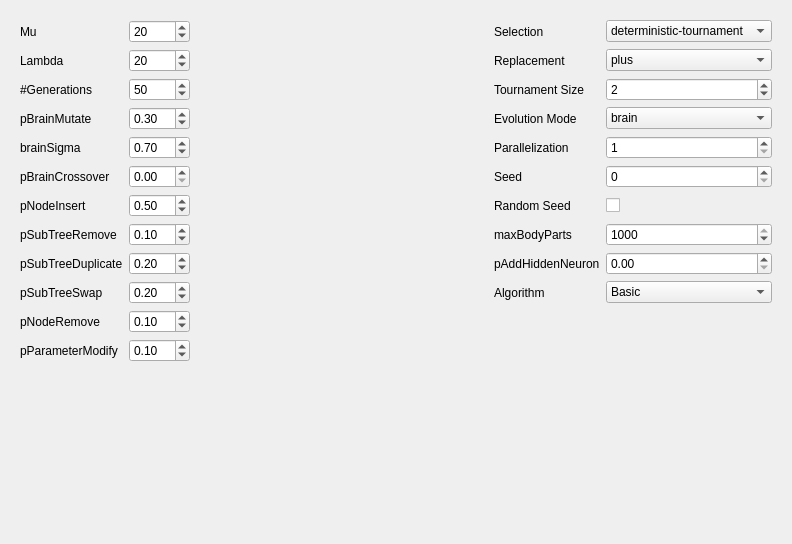
<?xml version="1.0" encoding="UTF-8"?>
<ui version="4.0">
 <class>EvolutionConfigForm</class>
 <widget class="QWidget" name="EvolutionConfigForm">
  <property name="geometry">
   <rect>
    <x>0</x>
    <y>0</y>
    <width>792</width>
    <height>544</height>
   </rect>
  </property>
  <property name="windowTitle">
   <string>Form</string>
  </property>
  <layout class="QGridLayout" name="gridLayout">
   <item row="0" column="0">
    <widget class="QWidget" name="widget" native="true">
     <layout class="QGridLayout" name="gridLayout_3">
      <item row="3" column="6">
       <widget class="QComboBox" name="combo_evolutionmode">
        <property name="currentText">
         <string>brain</string>
        </property>
        <item>
         <property name="text">
          <string>brain</string>
         </property>
        </item>
        <item>
         <property name="text">
          <string>full</string>
         </property>
        </item>
       </widget>
      </item>
      <item row="11" column="3">
       <widget class="QDoubleSpinBox" name="dspin_pnoderemove">
        <property name="maximum">
         <double>1.000000000000000</double>
        </property>
        <property name="singleStep">
         <double>0.010000000000000</double>
        </property>
        <property name="value">
         <double>0.100000000000000</double>
        </property>
       </widget>
      </item>
      <item row="0" column="6">
       <widget class="QComboBox" name="combo_selection">
        <item>
         <property name="text">
          <string>deterministic-tournament</string>
         </property>
        </item>
       </widget>
      </item>
      <item row="3" column="5">
       <widget class="QLabel" name="label_40">
        <property name="toolTip">
         <string>&lt;html&gt;&lt;head/&gt;&lt;body&gt;&lt;p&gt;Specify whether you want to do co-evolution or evolve only the brain&lt;/p&gt;&lt;/body&gt;&lt;/html&gt;</string>
        </property>
        <property name="text">
         <string>Evolution Mode</string>
        </property>
       </widget>
      </item>
      <item row="0" column="0">
       <widget class="QLabel" name="label">
        <property name="toolTip">
         <string>&lt;html&gt;&lt;head/&gt;&lt;body&gt;&lt;table border=&quot;0&quot; style=&quot; margin-top:0px; margin-bottom:0px; margin-left:0px; margin-right:0px;&quot; cellspacing=&quot;2&quot; cellpadding=&quot;0&quot;&gt;&lt;tr&gt;&lt;td/&gt;&lt;td&gt;&lt;p&gt;Specify the parameters for (μ+/,λ) evolution strategy. mu (μ) = number of parents.&lt;/p&gt;&lt;/td&gt;&lt;/tr&gt;&lt;/table&gt;&lt;/body&gt;&lt;/html&gt;</string>
        </property>
        <property name="text">
         <string>Mu</string>
        </property>
       </widget>
      </item>
      <item row="10" column="3">
       <widget class="QDoubleSpinBox" name="dspin_psubtreeswap">
        <property name="maximum">
         <double>1.000000000000000</double>
        </property>
        <property name="singleStep">
         <double>0.010000000000000</double>
        </property>
        <property name="value">
         <double>0.200000000000000</double>
        </property>
       </widget>
      </item>
      <item row="1" column="6">
       <widget class="QComboBox" name="combo_replacement">
        <item>
         <property name="text">
          <string>plus</string>
         </property>
        </item>
        <item>
         <property name="text">
          <string>comma</string>
         </property>
        </item>
       </widget>
      </item>
      <item row="2" column="0">
       <widget class="QLabel" name="label_3">
        <property name="toolTip">
         <string>&lt;html&gt;&lt;head/&gt;&lt;body&gt;&lt;p&gt;Number of generations to be evaluated&lt;/p&gt;&lt;/body&gt;&lt;/html&gt;</string>
        </property>
        <property name="text">
         <string>#Generations</string>
        </property>
       </widget>
      </item>
      <item row="4" column="0">
       <widget class="QLabel" name="label_5">
        <property name="text">
         <string>brainSigma</string>
        </property>
       </widget>
      </item>
      <item row="6" column="6">
       <widget class="QSpinBox" name="spin_seed">
        <property name="suffix">
         <string/>
        </property>
        <property name="maximum">
         <number>10000000</number>
        </property>
       </widget>
      </item>
      <item row="7" column="5">
       <widget class="QLabel" name="label_18">
        <property name="text">
         <string>Random Seed</string>
        </property>
       </widget>
      </item>
      <item row="10" column="0">
       <widget class="QLabel" name="label_10">
        <property name="text">
         <string>pSubTreeSwap</string>
        </property>
       </widget>
      </item>
      <item row="6" column="3">
       <widget class="QDoubleSpinBox" name="dspin_pbraincrossover">
        <property name="maximum">
         <double>1.000000000000000</double>
        </property>
        <property name="singleStep">
         <double>0.010000000000000</double>
        </property>
        <property name="value">
         <double>0.000000000000000</double>
        </property>
       </widget>
      </item>
      <item row="0" column="3">
       <widget class="QSpinBox" name="spin_mu">
        <property name="minimum">
         <number>1</number>
        </property>
        <property name="value">
         <number>20</number>
        </property>
       </widget>
      </item>
      <item row="1" column="3">
       <widget class="QSpinBox" name="spin_lambda">
        <property name="minimum">
         <number>1</number>
        </property>
        <property name="value">
         <number>20</number>
        </property>
       </widget>
      </item>
      <item row="8" column="6">
       <widget class="QSpinBox" name="spin_maxbodyparts">
        <property name="suffix">
         <string/>
        </property>
        <property name="maximum">
         <number>1000</number>
        </property>
        <property name="value">
         <number>1000</number>
        </property>
       </widget>
      </item>
      <item row="8" column="5">
       <widget class="QLabel" name="label_69">
        <property name="text">
         <string>maxBodyParts</string>
        </property>
       </widget>
      </item>
      <item row="9" column="6">
       <widget class="QDoubleSpinBox" name="dspin_paddhiddenneuron">
        <property name="maximum">
         <double>1.000000000000000</double>
        </property>
        <property name="singleStep">
         <double>0.010000000000000</double>
        </property>
       </widget>
      </item>
      <item row="10" column="6">
       <widget class="QComboBox" name="combo_evolutionaryalgorithm">
        <property name="currentText">
         <string>Basic</string>
        </property>
        <item>
         <property name="text">
          <string>Basic</string>
         </property>
        </item>
        <item>
         <property name="text">
          <string>HyperNEAT</string>
         </property>
        </item>
       </widget>
      </item>
      <item row="9" column="5">
       <widget class="QLabel" name="label_70">
        <property name="text">
         <string>pAddHiddenNeuron</string>
        </property>
       </widget>
      </item>
      <item row="10" column="5">
       <widget class="QLabel" name="label_73">
        <property name="toolTip">
         <string>&lt;html&gt;&lt;head/&gt;&lt;body&gt;&lt;p&gt;HyperNEAT can be used only with brain-only evolutions&lt;/p&gt;&lt;/body&gt;&lt;/html&gt;</string>
        </property>
        <property name="text">
         <string>Algorithm</string>
        </property>
       </widget>
      </item>
      <item row="8" column="3">
       <widget class="QDoubleSpinBox" name="dspin_psubtreeremove">
        <property name="maximum">
         <double>1.000000000000000</double>
        </property>
        <property name="singleStep">
         <double>0.010000000000000</double>
        </property>
        <property name="value">
         <double>0.100000000000000</double>
        </property>
       </widget>
      </item>
      <item row="0" column="5">
       <widget class="QLabel" name="label_13">
        <property name="text">
         <string>Selection</string>
        </property>
       </widget>
      </item>
      <item row="7" column="0">
       <widget class="QLabel" name="label_7">
        <property name="text">
         <string>pNodeInsert</string>
        </property>
       </widget>
      </item>
      <item row="8" column="0">
       <widget class="QLabel" name="label_8">
        <property name="text">
         <string>pSubTreeRemove</string>
        </property>
       </widget>
      </item>
      <item row="9" column="0">
       <widget class="QLabel" name="label_9">
        <property name="text">
         <string>pSubTreeDuplicate</string>
        </property>
       </widget>
      </item>
      <item row="1" column="0">
       <widget class="QLabel" name="label_2">
        <property name="toolTip">
         <string>Specify the parameters for (μ+/,λ) evolution strategy. lambda (λ) = number of offspring.</string>
        </property>
        <property name="text">
         <string>Lambda</string>
        </property>
       </widget>
      </item>
      <item row="4" column="3">
       <widget class="QDoubleSpinBox" name="dspin_brainsigma">
        <property name="maximum">
         <double>1.000000000000000</double>
        </property>
        <property name="singleStep">
         <double>0.010000000000000</double>
        </property>
        <property name="value">
         <double>0.700000000000000</double>
        </property>
       </widget>
      </item>
      <item row="11" column="0">
       <widget class="QLabel" name="label_11">
        <property name="text">
         <string>pNodeRemove</string>
        </property>
       </widget>
      </item>
      <item row="6" column="5">
       <widget class="QLabel" name="label_17">
        <property name="text">
         <string>Seed</string>
        </property>
       </widget>
      </item>
      <item row="4" column="6">
       <widget class="QSpinBox" name="spin_threads">
        <property name="minimum">
         <number>1</number>
        </property>
        <property name="value">
         <number>1</number>
        </property>
       </widget>
      </item>
      <item row="1" column="5">
       <widget class="QLabel" name="label_27">
        <property name="toolTip">
         <string>&lt;html&gt;&lt;head/&gt;&lt;body&gt;&lt;p&gt;Pick a replacement strategy&lt;/p&gt;&lt;/body&gt;&lt;/html&gt;</string>
        </property>
        <property name="text">
         <string>Replacement</string>
        </property>
       </widget>
      </item>
      <item row="7" column="6">
       <widget class="QCheckBox" name="check_randomseed">
        <property name="text">
         <string/>
        </property>
       </widget>
      </item>
      <item row="4" column="5">
       <widget class="QLabel" name="label_16">
        <property name="text">
         <string>Parallelization</string>
        </property>
       </widget>
      </item>
      <item row="2" column="5">
       <widget class="QLabel" name="label_28">
        <property name="toolTip">
         <string>&lt;html&gt;&lt;head/&gt;&lt;body&gt;&lt;p&gt;Pick the tournament size for deterministic tournament selection&lt;/p&gt;&lt;/body&gt;&lt;/html&gt;</string>
        </property>
        <property name="text">
         <string>Tournament Size</string>
        </property>
       </widget>
      </item>
      <item row="2" column="6">
       <widget class="QSpinBox" name="spin_tournament">
        <property name="minimum">
         <number>1</number>
        </property>
        <property name="value">
         <number>2</number>
        </property>
       </widget>
      </item>
      <item row="12" column="0">
       <widget class="QLabel" name="label_12">
        <property name="text">
         <string>pParameterModify</string>
        </property>
       </widget>
      </item>
      <item row="0" column="4">
       <spacer name="horizontalSpacer">
        <property name="orientation">
         <enum>Qt::Horizontal</enum>
        </property>
        <property name="sizeHint" stdset="0">
         <size>
          <width>40</width>
          <height>20</height>
         </size>
        </property>
       </spacer>
      </item>
      <item row="3" column="0">
       <widget class="QLabel" name="label_4">
        <property name="text">
         <string>pBrainMutate</string>
        </property>
       </widget>
      </item>
      <item row="6" column="0">
       <widget class="QLabel" name="label_6">
        <property name="text">
         <string>pBrainCrossover</string>
        </property>
       </widget>
      </item>
      <item row="12" column="3">
       <widget class="QDoubleSpinBox" name="dspin_pparemetermodify">
        <property name="maximum">
         <double>1.000000000000000</double>
        </property>
        <property name="singleStep">
         <double>0.010000000000000</double>
        </property>
        <property name="value">
         <double>0.100000000000000</double>
        </property>
       </widget>
      </item>
      <item row="7" column="3">
       <widget class="QDoubleSpinBox" name="dspin_pnodeinsert">
        <property name="maximum">
         <double>1.000000000000000</double>
        </property>
        <property name="singleStep">
         <double>0.010000000000000</double>
        </property>
        <property name="value">
         <double>0.500000000000000</double>
        </property>
       </widget>
      </item>
      <item row="2" column="3">
       <widget class="QSpinBox" name="spin_generations">
        <property name="minimum">
         <number>1</number>
        </property>
        <property name="maximum">
         <number>10000</number>
        </property>
        <property name="value">
         <number>50</number>
        </property>
       </widget>
      </item>
      <item row="3" column="3">
       <widget class="QDoubleSpinBox" name="dspin_pbrainmutate">
        <property name="maximum">
         <double>1.000000000000000</double>
        </property>
        <property name="singleStep">
         <double>0.010000000000000</double>
        </property>
        <property name="value">
         <double>0.300000000000000</double>
        </property>
       </widget>
      </item>
      <item row="9" column="3">
       <widget class="QDoubleSpinBox" name="dspin_psubtreeduplicate">
        <property name="maximum">
         <double>1.000000000000000</double>
        </property>
        <property name="singleStep">
         <double>0.010000000000000</double>
        </property>
        <property name="value">
         <double>0.200000000000000</double>
        </property>
       </widget>
      </item>
      <item row="13" column="3">
       <spacer name="verticalSpacer">
        <property name="orientation">
         <enum>Qt::Vertical</enum>
        </property>
        <property name="sizeHint" stdset="0">
         <size>
          <width>20</width>
          <height>40</height>
         </size>
        </property>
       </spacer>
      </item>
     </layout>
    </widget>
   </item>
  </layout>
 </widget>
 <resources/>
 <connections/>
</ui>
